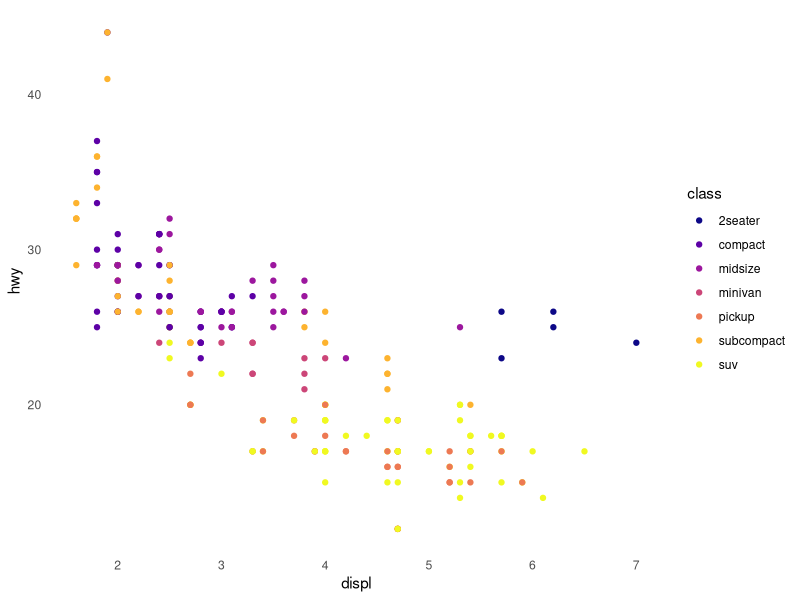
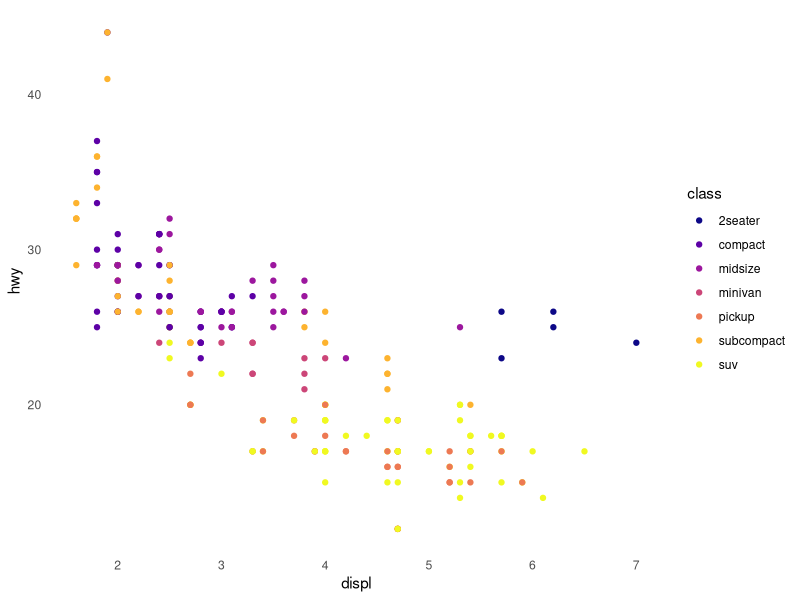
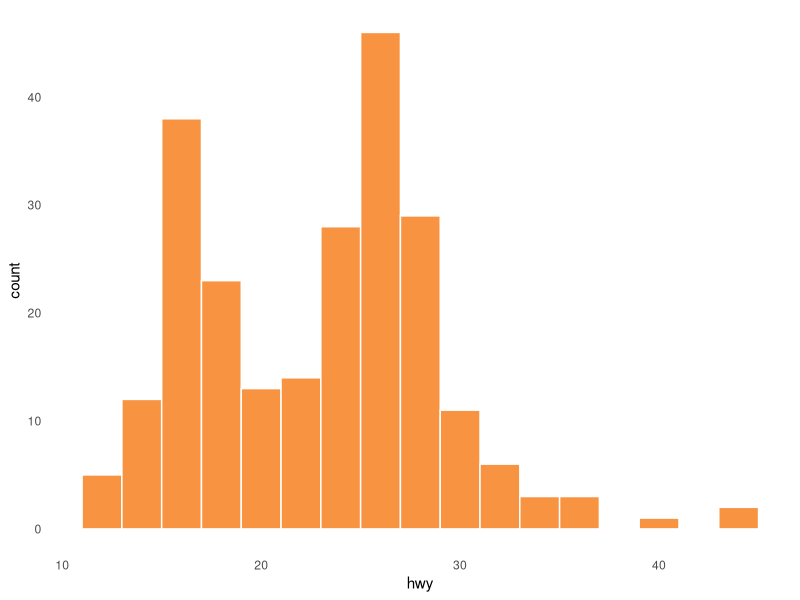
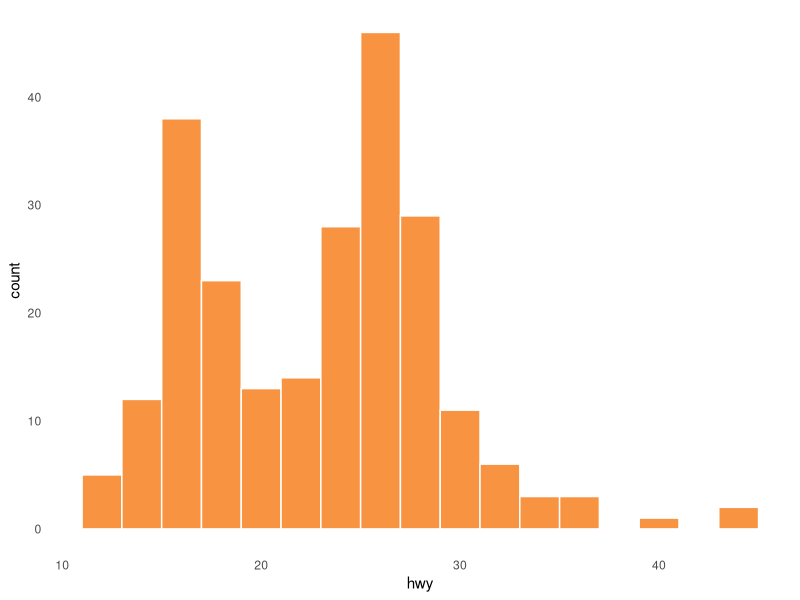

Reproduce these figures in R, in order.
## ---- chunk 1
#| dev: svg

library(ggplot2)

ggplot(mpg, aes(displ, hwy, color = class)) +
  geom_point() +
  theme_minimal() +
  theme(panel.grid = element_blank()) +
  scale_color_viridis_d(option = "C")
## ---- chunk 2
#| dev: svg

library(ggplot2)

ggplot(mpg, aes(displ, hwy, color = class)) +
  geom_point() +
  theme_minimal() +
  theme(panel.grid = element_blank()) +
  scale_color_viridis_d(option = "C")
## ---- chunk 3
#| dev: svg

library(ggplot2)

ggplot(mpg, aes(hwy)) +
  geom_histogram(binwidth = 2, fill = "#F89441", color = "white") +
  theme_minimal() +
  theme(panel.grid = element_blank())
## ---- chunk 4
#| dev: svg

library(ggplot2)

ggplot(mpg, aes(hwy)) +
  geom_histogram(binwidth = 2, fill = "#F89441", color = "white") +
  theme_minimal() +
  theme(panel.grid = element_blank())
